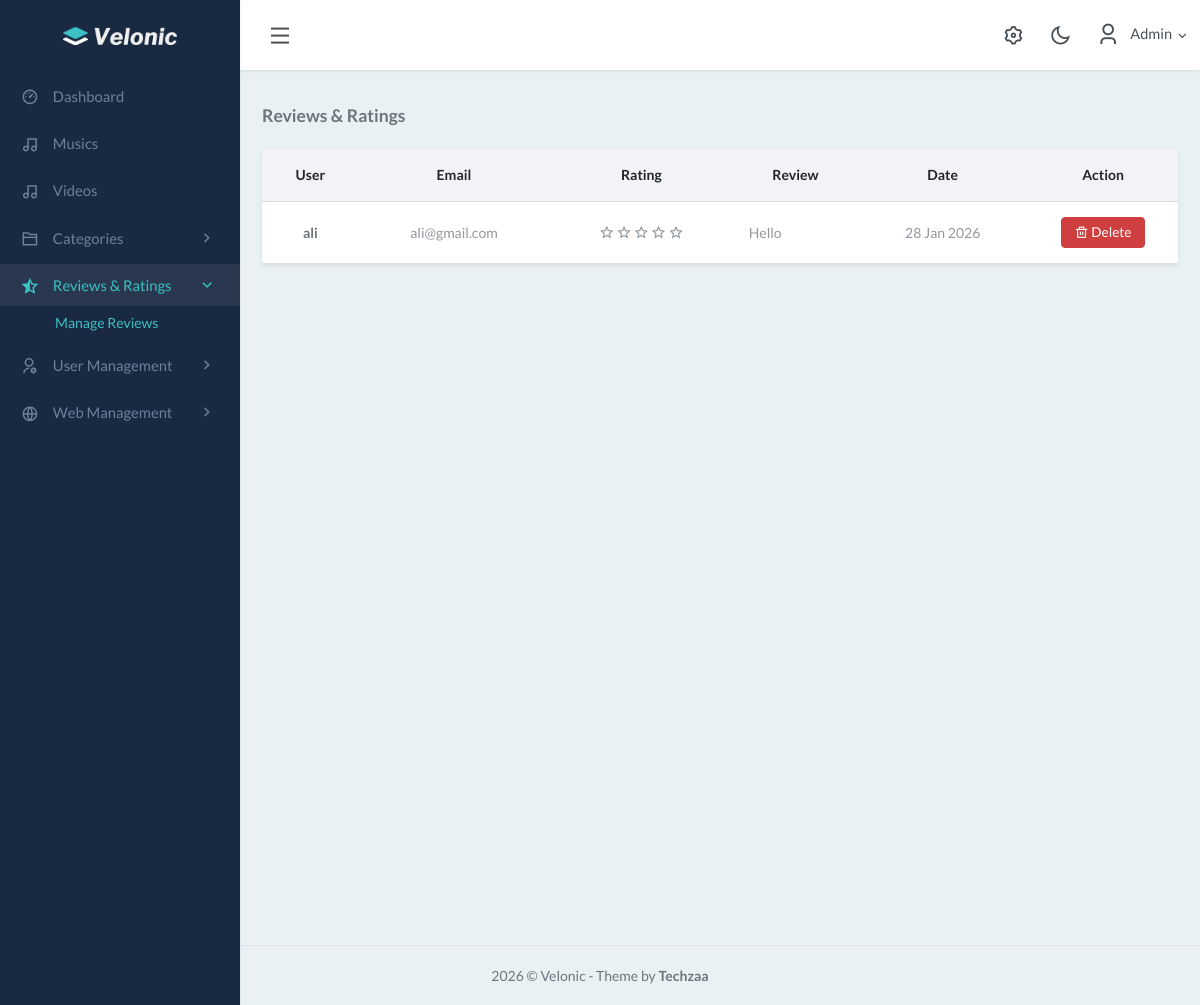
/admin/reviews.php (signed in), run on an earlier commit of the app's database.
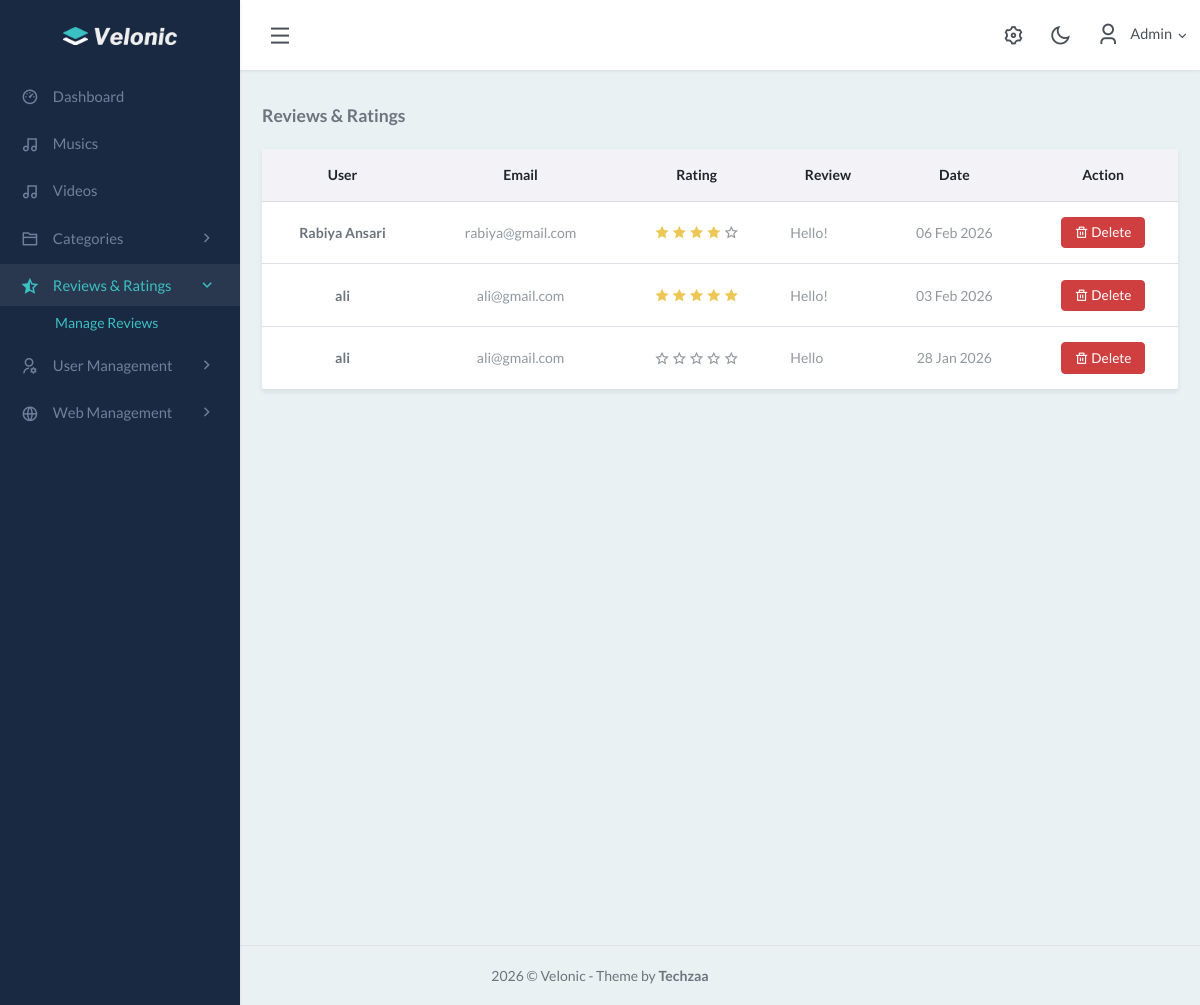
And on a later commit of the database.
### tables this page shows
CREATE TABLE `reviews` (
  `id` int(11) NOT NULL,
  `user_id` int(11) DEFAULT NULL,
  `review` text DEFAULT NULL,
  `created_at` timestamp NOT NULL DEFAULT current_timestamp(),
  `rating` int(11) NOT NULL
);

CREATE TABLE `users` (
  `id` int(11) NOT NULL,
  `name` varchar(100) DEFAULT NULL,
  `email` varchar(100) DEFAULT NULL,
  `password` varchar(255) DEFAULT NULL,
  `role` enum('admin','user') DEFAULT 'user',
  `status` tinyint(1) NOT NULL DEFAULT 0
);

### admin/reviews.php (the view, shortened to what this page needs)
<?php
include '../config/db_connection.php';
$reviews = mysqli_query($con, "
    SELECT reviews.*, users.name, users.email
    FROM reviews
    JOIN users ON reviews.user_id = users.id
    ORDER BY reviews.id DESC
");
?>
<?php include './base/header.php'; ?>
<div class="content-page">
    <div class="content">
        <div class="container-fluid mt-4">
            <div class="d-flex justify-content-between align-items-center mb-3">
                <h4 class="mb-0">Reviews & Ratings</h4>
            </div>
            <div class="card shadow-sm border-0">
                <div class="card-body p-0">
                    <div class="table-responsive">
                        <table class="table table-hover align-middle mb-0 text-center">
                            <thead class="table-light">
                                <tr>
                                    <th>User</th>
                                    <th class="d-none d-sm-table-cell">Email</th>
                                    <th>Rating</th>
                                    <th>Review</th>
                                    <th class="d-none d-md-table-cell">Date</th>
                                    <th width="150">Action</th>
                                </tr>
                            </thead>
                            <tbody>
                                <?php if (mysqli_num_rows($reviews) > 0): ?>
                                    <?php while ($row = mysqli_fetch_assoc($reviews)): ?>
                                        <tr>
                                            <td class="fw-semibold">
                                                <?= htmlspecialchars($row['name']); ?>
                                            </td>
                                            <td class="d-none d-sm-table-cell text-muted">
                                                <?= htmlspecialchars($row['email']); ?>
                                            </td>
                                            <td>
                                                <?php for ($i = 1; $i <= 5; $i++): ?>
                                                    <i
                                                        class="<?= $i <= $row['rating'] ? 'ri-star-fill text-warning' : 'ri-star-line text-muted' ?>"></i>
                                                <?php endfor; ?>
                                            </td>
                                            <td class="text-muted text-start">
                                                <div class="mx-auto" style="max-width:300px;">
                                                    <?= htmlspecialchars($row['review']); ?>
                                                </div>
                                            </td>
                                            <td class="d-none d-md-table-cell text-muted">
                                                <?= date('d M Y', strtotime($row['created_at'])); ?>
                                            </td>
                                            <td>
                                                <a href="delete_review.php?id=<?= $row['id']; ?>" class="btn btn-danger btn-sm"
                                                    onclick="return confirm('Delete this review?')">
                                                    <i class="ri-delete-bin-line"></i> Delete
                                                </a>
                                            </td>
                                        </tr>
                                    <?php endwhile; ?>
                                <?php endif; ?>
                            </tbody>
                        </table>
                    </div>
                </div>
            </div>
        </div>
    </div>
</div>
<?php include './base/footer.php'; ?>

What changed in the data, as far as the page shows it:
added reviews: user.name "Rabiya Ansari", user.email "rabiya@gmail.com", rating 4 (drawn), review "Hello!", created_at "06 Feb 2026"
added reviews: user.name "ali", user.email "ali@gmail.com", rating 5 (drawn), review "Hello!", created_at "03 Feb 2026"
